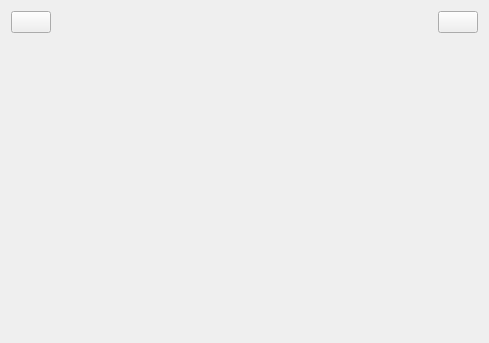
<?xml version="1.0" encoding="UTF-8"?>
<ui version="4.0">
 <class>Masterview</class>
 <widget class="QWidget" name="Masterview">
  <property name="geometry">
   <rect>
    <x>0</x>
    <y>0</y>
    <width>489</width>
    <height>343</height>
   </rect>
  </property>
  <property name="windowTitle">
   <string>Masterview</string>
  </property>
  <layout class="QVBoxLayout" name="verticalLayout">
   <item>
    <layout class="QHBoxLayout" name="horizontalLayout">
     <item>
      <widget class="QPushButton" name="btBack">
       <property name="text">
        <string/>
       </property>
       <property name="icon">
        <iconset resource="sy3.qrc">
         <normaloff>:/img/loop.png</normaloff>:/img/loop.png</iconset>
       </property>
      </widget>
     </item>
     <item>
      <spacer name="horizontalSpacer">
       <property name="orientation">
        <enum>Qt::Horizontal</enum>
       </property>
       <property name="sizeHint" stdset="0">
        <size>
         <width>40</width>
         <height>20</height>
        </size>
       </property>
      </spacer>
     </item>
     <item>
      <widget class="QLabel" name="labelTitle">
       <property name="text">
        <string/>
       </property>
      </widget>
     </item>
     <item>
      <spacer name="horizontalSpacer_2">
       <property name="orientation">
        <enum>Qt::Horizontal</enum>
       </property>
       <property name="sizeHint" stdset="0">
        <size>
         <width>40</width>
         <height>20</height>
        </size>
       </property>
      </spacer>
     </item>
     <item>
      <widget class="QPushButton" name="btLogout">
       <property name="text">
        <string/>
       </property>
       <property name="icon">
        <iconset resource="sy3.qrc">
         <normaloff>:/img/logout.png</normaloff>:/img/logout.png</iconset>
       </property>
      </widget>
     </item>
    </layout>
   </item>
   <item>
    <widget class="QStackedWidget" name="stackedWidget"/>
   </item>
  </layout>
 </widget>
 <resources>
  <include location="sy3.qrc"/>
 </resources>
 <connections/>
</ui>
